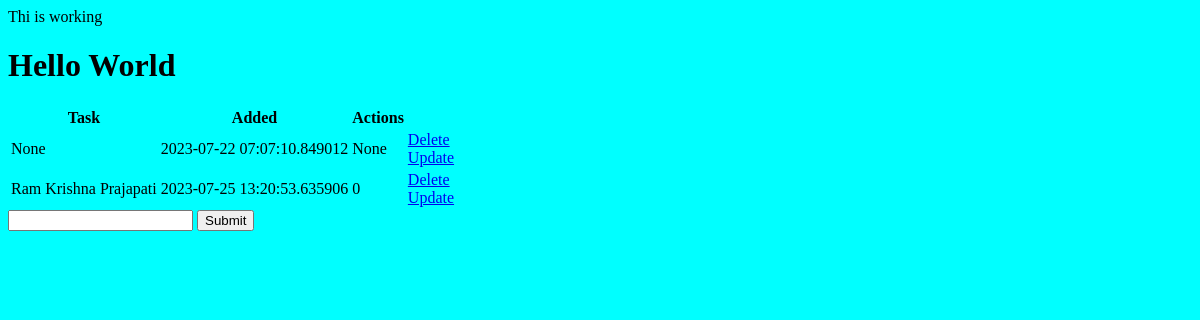
Before: / with the older database file.
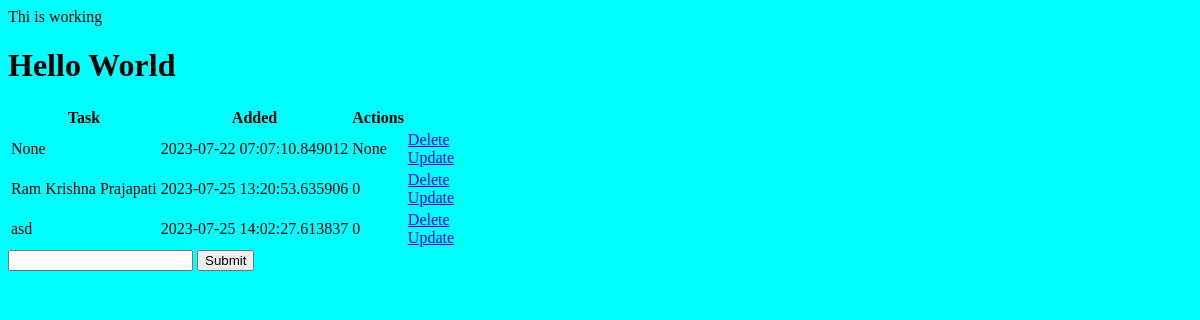
After: the same page with the newer database file.
### models.py (models this page shows, shortened)
class Todo(db.Model):
    id = db.Column(db.Integer, primary_key=True)
    title = db.Column(
        db.String(200),
    )
    description = db.Column(db.String(10000))
    completed = db.Column(db.Integer, default=0)
    date_created = db.Column(db.DateTime, default=datetime.utcnow)
    event_date = db.Column(db.DateTime)
    content = db.Column(db.String(10000))
    def __repr__(self):
        return "<Task %r>" % self.id

### app.py (the view)
@app.route("/", methods=["POST", "GET"])
def index():
    print(request.method)
    if request.method == "POST":
        test_content = request.form["content"]
        new_task = Todo(title=test_content)
        try:
            db.session.add(new_task)
            db.session.commit()
            return redirect("/")
        except:
            return "Exception"
    else:
        todo = Todo.query.all()
        print(todo)
    return render_template(
        "index.html",
        context={"todos": todo},
    )

### templates/index.html (shortened to what this page needs)
{% extends 'base.html' %} {% block head %}{% endblock head %} {% block body %}
<h1>Hello World</h1>
<table>
  <tr>
    <th>Task</th>
    <th>Added</th>
    <th>Actions</th>
  </tr>
  {% for todo in context.todos %}
  <tr>
    <td>{{todo.title}}</td>
    <td>{{todo.date_created}}</td>
    <td>{{todo.completed}}</td>
    <td>
      <a href="/delete/{{todo.id}}/">Delete</a> <br />
      <a href="/update/{{todo.id}}/">Update</a>
    </td>
  </tr>
  {% endfor %}
</table>
<form action="/" method="POST">
  <input
    type="text"
    name="content"
    id="content"
  />
  <input type="submit" name="" id="" />
</form>
{% endblock body %}

### templates/base.html (shortened to what this page needs)
<!DOCTYPE html>
<html lang="en">
<head>
    <link rel="stylesheet" href="{{url_for('static',filename='css/main.css')}}">
</head>
<body>
    Thi is working
    {%block body %}{% endblock%}
</body>
</html>

### static/css/main.css (style rules this page uses)
body { background-color: aqua; }

Changed rows visible on the page:
added Todo: title "asd", date_created "2023-07-25 14:02:27.613837", completed "0"
